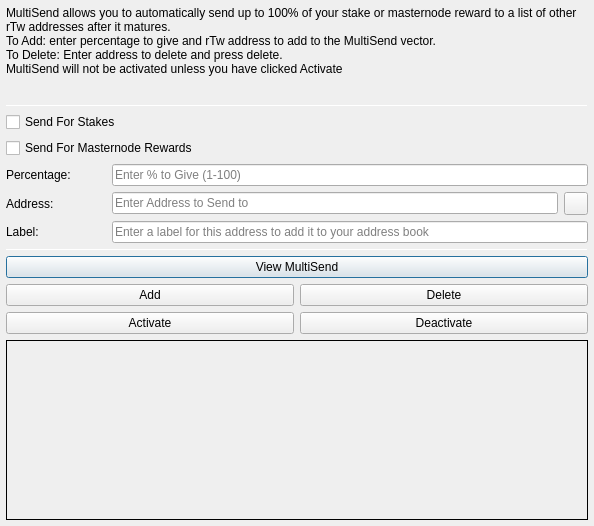
<?xml version="1.0" encoding="UTF-8"?>
<ui version="4.0">
 <class>MultiSendDialog</class>
 <widget class="QDialog" name="MultiSendDialog">
  <property name="windowModality">
   <enum>Qt::NonModal</enum>
  </property>
  <property name="geometry">
   <rect>
    <x>0</x>
    <y>0</y>
    <width>594</width>
    <height>526</height>
   </rect>
  </property>
  <property name="windowTitle">
   <string>MultiSend</string>
  </property>
  <layout class="QVBoxLayout" name="verticalLayout" stretch="0">
   <property name="leftMargin">
    <number>6</number>
   </property>
   <property name="topMargin">
    <number>6</number>
   </property>
   <property name="rightMargin">
    <number>6</number>
   </property>
   <property name="bottomMargin">
    <number>6</number>
   </property>
   <item>
    <layout class="QVBoxLayout" name="verticalLayout_Main" stretch="1,1,1,0,1,1,1">
     <item>
      <widget class="QLabel" name="label_2">
       <property name="lineWidth">
        <number>1</number>
       </property>
       <property name="text">
        <string>MultiSend allows you to automatically send up to 100% of your stake or masternode reward to a list of other rTw addresses after it matures.
To Add: enter percentage to give and rTw address to add to the MultiSend vector.
To Delete: Enter address to delete and press delete.
MultiSend will not be activated unless you have clicked Activate</string>
       </property>
       <property name="alignment">
        <set>Qt::AlignLeading|Qt::AlignLeft|Qt::AlignTop</set>
       </property>
       <property name="wordWrap">
        <bool>true</bool>
       </property>
      </widget>
     </item>
     <item>
      <widget class="Line" name="line">
       <property name="minimumSize">
        <size>
         <width>0</width>
         <height>1</height>
        </size>
       </property>
       <property name="maximumSize">
        <size>
         <width>16777215</width>
         <height>1</height>
        </size>
       </property>
       <property name="orientation">
        <enum>Qt::Horizontal</enum>
       </property>
      </widget>
     </item>
     <item>
      <layout class="QVBoxLayout" name="verticalLayout_Settings">
       <item>
        <layout class="QHBoxLayout" name="horizontalLayout">
         <item>
          <widget class="QCheckBox" name="multiSendStakeCheckBox">
           <property name="text">
            <string>Send For Stakes</string>
           </property>
          </widget>
         </item>
        </layout>
       </item>
       <item>
          <widget class="QCheckBox" name="multiSendMasternodeCheckBox">
           <property name="text">
            <string>Send For Masternode Rewards</string>
           </property>
          </widget>
         </item>
       <item>
        <layout class="QHBoxLayout" name="horizontalLayout_6">
         <item>
          <widget class="QLabel" name="label">
           <property name="minimumSize">
            <size>
             <width>100</width>
             <height>0</height>
            </size>
           </property>
           <property name="toolTip">
            <string>Percentage of stake to send</string>
           </property>
           <property name="text">
            <string>Percentage:</string>
           </property>
          </widget>
         </item>
         <item>
          <widget class="QLineEdit" name="multiSendPercentEdit">
           <property name="toolTip">
            <string>Enter whole numbers 1 - 100</string>
           </property>
           <property name="placeholderText">
            <string>Enter % to Give (1-100)</string>
           </property>
          </widget>
         </item>
        </layout>
       </item>
       <item>
        <layout class="QHBoxLayout" name="horizontalLayout_7">
         <item>
          <widget class="QLabel" name="label_5">
           <property name="minimumSize">
            <size>
             <width>100</width>
             <height>0</height>
            </size>
           </property>
           <property name="toolTip">
            <string>Address to send portion of stake to</string>
           </property>
           <property name="text">
            <string>Address:</string>
           </property>
          </widget>
         </item>
         <item>
          <widget class="QLineEdit" name="multiSendAddressEdit">
           <property name="toolTip">
            <string/>
           </property>
           <property name="placeholderText">
            <string>Enter Address to Send to</string>
           </property>
          </widget>
         </item>
         <item>
          <widget class="QToolButton" name="addressBookButton">
           <property name="maximumSize">
            <size>
             <width>16777215</width>
             <height>32</height>
            </size>
           </property>
           <property name="toolTip">
            <string>Choose an address from the address book</string>
           </property>
           <property name="text">
            <string/>
           </property>
           <property name="icon">
            <iconset resource="../aria.qrc">
             <normaloff>:/icons/address-book</normaloff>:/icons/address-book</iconset>
           </property>
           <property name="shortcut">
            <string>Alt+A</string>
           </property>
          </widget>
         </item>
        </layout>
       </item>
      </layout>
     </item>
     <item>
      <layout class="QHBoxLayout" name="horizontalLayout_3">
       <item>
        <widget class="QLabel" name="label_3">
         <property name="minimumSize">
          <size>
           <width>100</width>
           <height>0</height>
          </size>
         </property>
         <property name="text">
          <string>Label:</string>
         </property>
        </widget>
       </item>
       <item>
        <widget class="QLineEdit" name="labelAddressLabelEdit">
         <property name="placeholderText">
          <string>Enter a label for this address to add it to your address book</string>
         </property>
        </widget>
       </item>
      </layout>
     </item>
     <item>
      <widget class="Line" name="line_2">
       <property name="minimumSize">
        <size>
         <width>0</width>
         <height>1</height>
        </size>
       </property>
       <property name="maximumSize">
        <size>
         <width>16777215</width>
         <height>1</height>
        </size>
       </property>
       <property name="orientation">
        <enum>Qt::Horizontal</enum>
       </property>
      </widget>
     </item>
     <item>
      <layout class="QVBoxLayout" name="verticalLayout_Buttons">
       <item>
        <layout class="QHBoxLayout" name="horizontalLayout_4">
         <item>
          <widget class="QPushButton" name="viewButton">
           <property name="toolTip">
            <string/>
           </property>
           <property name="statusTip">
            <string>View MultiSend Vector</string>
           </property>
           <property name="text">
            <string>View MultiSend</string>
           </property>
          </widget>
         </item>
        </layout>
       </item>
       <item>
        <layout class="QHBoxLayout" name="horizontalLayout_2">
         <item>
          <widget class="QPushButton" name="addButton">
           <property name="toolTip">
            <string/>
           </property>
           <property name="statusTip">
            <string>Add to MultiSend Vector</string>
           </property>
           <property name="text">
            <string>Add</string>
           </property>
          </widget>
         </item>
         <item>
          <widget class="QPushButton" name="deleteButton">
           <property name="toolTip">
            <string/>
           </property>
           <property name="statusTip">
            <string>Delete Address From MultiSend Vector</string>
           </property>
           <property name="text">
            <string>Delete</string>
           </property>
          </widget>
         </item>
        </layout>
       </item>
       <item>
        <layout class="QHBoxLayout" name="horizontalLayout_5">
         <item>
          <widget class="QPushButton" name="activateButton">
           <property name="statusTip">
            <string>Activate MultiSend</string>
           </property>
           <property name="text">
            <string>Activate</string>
           </property>
          </widget>
         </item>
         <item>
          <widget class="QPushButton" name="disableButton">
           <property name="statusTip">
            <string>Deactivate MultiSend</string>
           </property>
           <property name="text">
            <string>Deactivate</string>
           </property>
          </widget>
         </item>
        </layout>
       </item>
      </layout>
     </item>
     <item>
      <widget class="QLabel" name="message">
       <property name="minimumSize">
        <size>
         <width>0</width>
         <height>180</height>
        </size>
       </property>
       <property name="frameShape">
        <enum>QFrame::Panel</enum>
       </property>
       <property name="frameShadow">
        <enum>QFrame::Plain</enum>
       </property>
       <property name="lineWidth">
        <number>1</number>
       </property>
       <property name="midLineWidth">
        <number>1</number>
       </property>
       <property name="text">
        <string/>
       </property>
       <property name="alignment">
        <set>Qt::AlignLeading|Qt::AlignLeft|Qt::AlignTop</set>
       </property>
       <property name="wordWrap">
        <bool>true</bool>
       </property>
      </widget>
     </item>
    </layout>
   </item>
  </layout>
 </widget>
 <resources>
  <include location="../aria.qrc"/>
 </resources>
 <connections/>
</ui>
